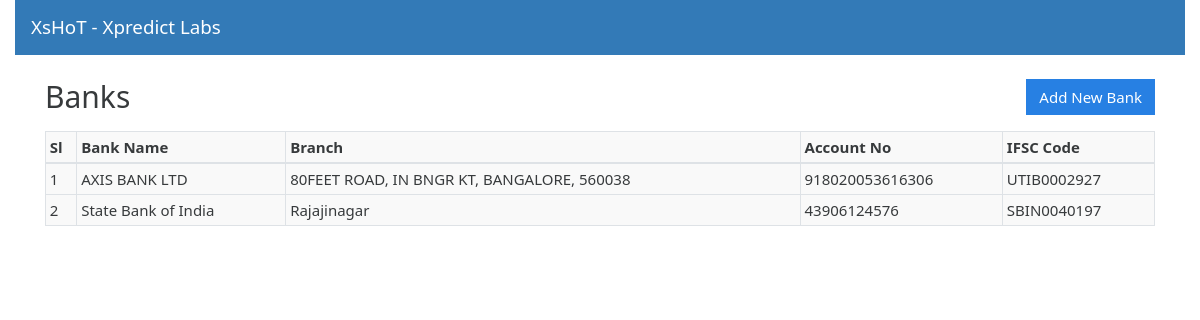
/Display-banks, run on the app's committed database.
### gstbillingapp/models.py (models this page shows, shortened)
class BankDetails(models.Model):
    bank_name = models.CharField(max_length=255)
    account_holder_name = models.CharField(max_length=255)
    account_type = models.CharField(max_length=50, blank=True, null=True)
    account_number = models.CharField(max_length=50)
    ifsc_code = models.CharField(max_length=20)
    branch_name = models.CharField(max_length=255)
    address = models.TextField()
    phone_number = models.CharField(max_length=15, blank=True, null=True)
    email = models.EmailField(blank=True, null=True)
    account_type = models.CharField(
    max_length=50,
    choices=ACCOUNT_TYPE_CHOICES,
    blank=True,
    null=True
)

### gstbillingapp/views.py (the view)
# urls.py: path('Display-banks', views.display_bank, name='displaybanks'),
def display_bank(request):
    banks=BankDetails.objects.all()
    return render(request,'gstbillingapp/display_bank.html',{'banks':banks})

### gstbillingapp/templates/gstbillingapp/display_bank.html
{% extends "gstbillingapp/base.html" %}
{% load static %}
{% block content %}
<div class="container mt-4">
    <div class="row align-items-center mb-3">
        <div class="col-md-6">
            <h2 class="mb-0">Banks</h2>
        </div>
        <div class="col-md-6 text-md-end text-start">
            <a href="{% url 'banks' %}" id="add_product_btn">
                <button type="button" class="btn btn-primary">Add New Bank</button>
            </a>
        </div>
    </div>
    <div class="table-responsive">
        <table class="table table-bordered table-striped">
                <tr>
                    <th>Sl</th>
                    <th>Bank Name</th>
                    <th>Branch</th>
                    <th>Account No</th>
                    <th>IFSC Code</th>
                </tr>
            <tbody>
                {% for bank in banks %}
                <tr>
                    <td>{{ forloop.counter}}</td>
                    <td>{{ bank.bank_name }}</td>
                    <td>{{ bank.branch_name }}</td>
                    <td>{{ bank.account_number }}</td>
                    <td>{{ bank.ifsc_code }}</td>
                </tr>
                {% endfor %}
            </tbody>
        </table>
    </div>
</div>
{% endblock %}

### gstbillingapp/static/gstbillingapp/main.css (style rules this page uses)
.table-bordered td, .table-bordered th { padding: 0.25em; }
.table-bordered tbody td, .table-bordered tbody th, .table-bordered thead th, .table-bordered thead td { background: #f9f9f9; }
#add_customer_btn, #add_product_btn { float: right; }

### data on the page
BankDetails: bank_name "AXIS BANK LTD", branch_name "80FEET ROAD, IN BNGR KT, BANGALORE, 560038", account_number "918020053616306", ifsc_code "UTIB0002927"
BankDetails: bank_name "State Bank of India", branch_name "Rajajinagar", account_number "43906124576", ifsc_code "SBIN0040197"
